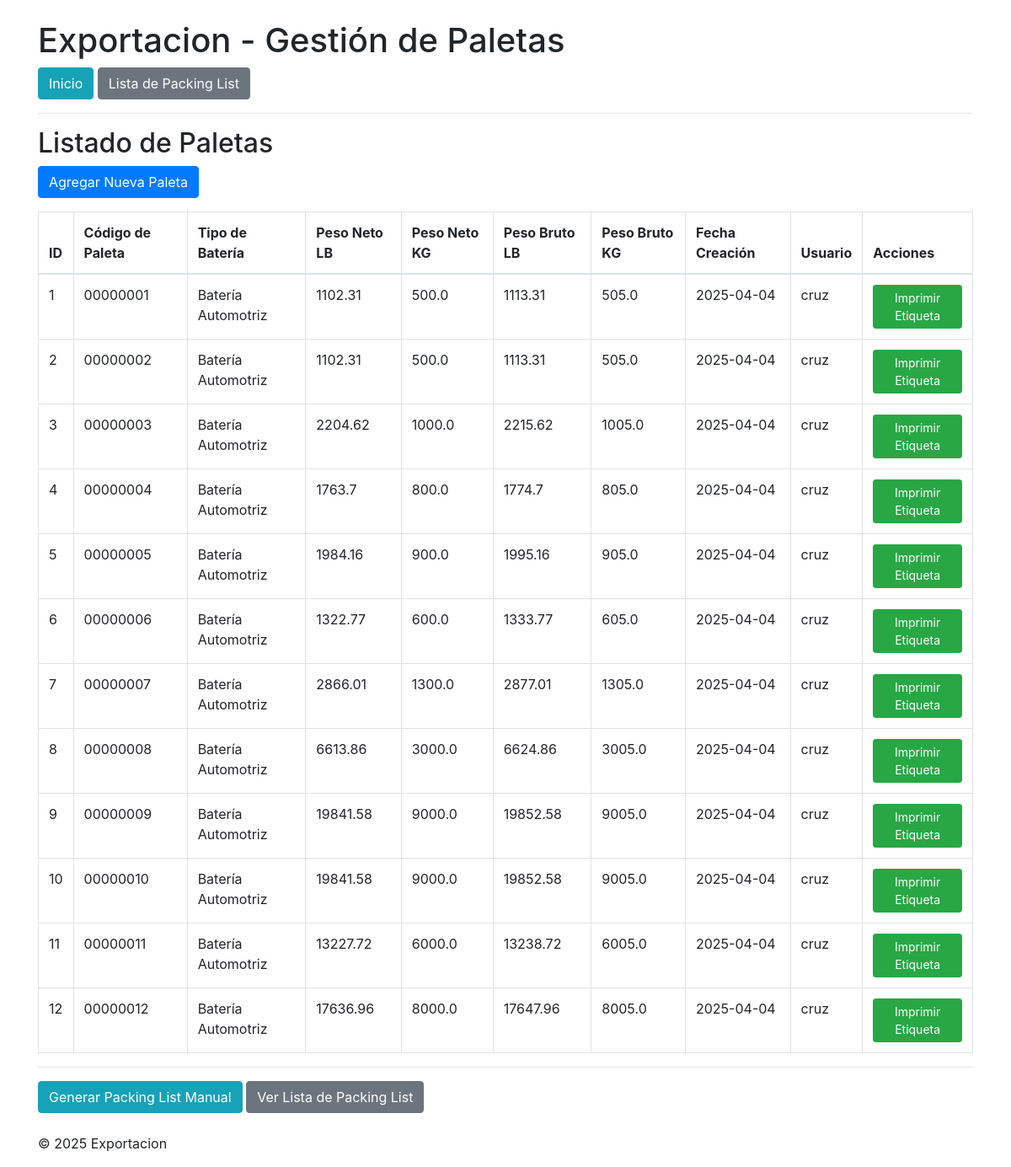
The page / on the database its author committed.
### paletas/models.py (models this page shows, shortened)
class Paleta(models.Model):
    TIPO_BATERIA = [
        ('BAU', 'Batería Automotriz'),
        ('B6V', 'Baterías 6 Voltios'),
    ]
    codigo_barra = models.CharField(max_length=8, unique=True, blank=True, null=True)
    tipo_bateria = models.CharField(max_length=3, choices=TIPO_BATERIA)
    peso_lb = models.FloatField(blank=True, null=True)
    peso_kg = models.FloatField(blank=True, null=True)
    fecha_creacion = models.DateTimeField(auto_now_add=True)
    usuario_creador = models.CharField(max_length=100)
    @property
    def peso_bruto_lb(self):
        return (self.peso_lb or 0) + PESO_PALLET_LB
    @property
    def peso_bruto_kg(self):
        return (self.peso_kg or 0) + PESO_PALLET_KG

### paletas/views.py (the view)
# urls.py: 2. Add a URL to urlpatterns:  path('', views.home, name='home')
def home(request):
    paletas = Paleta.objects.all()
    return render(request, 'paletas/home.html', {'paletas': paletas})

### paletas/templates/paletas/home.html (shortened to what this page needs)
{% extends "base.html" %}
{% block content %}
<h2>Listado de Paletas</h2>
<a href="{% url 'agregar_paleta' %}" class="btn btn-primary mb-3">Agregar Nueva Paleta</a>
<table class="table table-bordered">
    <thead>
        <tr>
            <th>ID</th>
            <th>Código de Paleta</th>
            <th>Tipo de Batería</th>
            <th>Peso Neto LB</th>
            <th>Peso Neto KG</th>
            <th>Peso Bruto LB</th>
            <th>Peso Bruto KG</th>
            <th>Fecha Creación</th>
            <th>Usuario</th>
            <th>Acciones</th>
        </tr>
    </thead>
    <tbody>
        {% for paleta in paletas %}
        <tr>
            <td>{{ paleta.id }}</td>
            <td>{{ paleta.codigo_barra }}</td>
            <td>{{ paleta.get_tipo_bateria_display }}</td>
            <td>{{ paleta.peso_lb }}</td>
            <td>{{ paleta.peso_kg }}</td>
            <td>{{ paleta.peso_bruto_lb }}</td>
            <td>{{ paleta.peso_bruto_kg }}</td>
            <td>{{ paleta.fecha_creacion|date:"Y-m-d" }}</td>
            <td>{{ paleta.usuario_creador }}</td>
            <td>
                <a href="{% url 'imprimir_etiqueta' paleta_id=paleta.id %}" class="btn btn-success btn-sm">Imprimir Etiqueta</a>
            </td>
        </tr>
        {% empty %}
        <tr>
            <td colspan="10">No hay paletas registradas.</td>
        </tr>
        {% endfor %}
    </tbody>
</table>
<hr>
<a href="{% url 'packing_list_manual' %}" class="btn btn-info">Generar Packing List Manual</a>
<a href="{% url 'lista_packing_list' %}" class="btn btn-secondary">Ver Lista de Packing List</a>
{% endblock %}

### paletas/templates/base.html (shortened to what this page needs)
<!DOCTYPE html>
<html lang="es">
<head>
    <link rel="stylesheet" href="https://stackpath.bootstrapcdn.com/bootstrap/4.5.2/css/bootstrap.min.css">
</head>
<body class="container mt-4">
    <header>
        <h1>Exportacion - Gestión de Paletas</h1>
        <nav>
            <a href="{% url 'home' %}" class="btn btn-info">Inicio</a>
            <a href="{% url 'lista_packing_list' %}" class="btn btn-secondary">Lista de Packing List</a>
        </nav>
        <hr>
    </header>
    {% block content %}{% endblock %}
    <footer class="mt-4">
        <p>&copy; 2025 Exportacion</p>
    </footer>
</body>
</html>

### rows shown on the page
Paleta: id "1", codigo_barra "00000001", tipo_bateria "Batería Automotriz", peso_lb "1102.31", peso_kg "500.0", peso_bruto_lb "1113.31", peso_bruto_kg "505.0", fecha_creacion "2025-04-04", usuario_creador "cruz"
Paleta: id "2", codigo_barra "00000002", tipo_bateria "Batería Automotriz", peso_lb "1102.31", peso_kg "500.0", peso_bruto_lb "1113.31", peso_bruto_kg "505.0", fecha_creacion "2025-04-04", usuario_creador "cruz"
Paleta: id "3", codigo_barra "00000003", tipo_bateria "Batería Automotriz", peso_lb "2204.62", peso_kg "1000.0", peso_bruto_lb "2215.62", peso_bruto_kg "1005.0", fecha_creacion "2025-04-04", usuario_creador "cruz"
Paleta: id "4", codigo_barra "00000004", tipo_bateria "Batería Automotriz", peso_lb "1763.7", peso_kg "800.0", peso_bruto_lb "1774.7", peso_bruto_kg "805.0", fecha_creacion "2025-04-04", usuario_creador "cruz"
Paleta: id "5", codigo_barra "00000005", tipo_bateria "Batería Automotriz", peso_lb "1984.16", peso_kg "900.0", peso_bruto_lb "1995.16", peso_bruto_kg "905.0", fecha_creacion "2025-04-04", usuario_creador "cruz"
Paleta: id "6", codigo_barra "00000006", tipo_bateria "Batería Automotriz", peso_lb "1322.77", peso_kg "600.0", peso_bruto_lb "1333.77", peso_bruto_kg "605.0", fecha_creacion "2025-04-04", usuario_creador "cruz"
Paleta: id "7", codigo_barra "00000007", tipo_bateria "Batería Automotriz", peso_lb "2866.01", peso_kg "1300.0", peso_bruto_lb "2877.01", peso_bruto_kg "1305.0", fecha_creacion "2025-04-04", usuario_creador "cruz"
Paleta: id "8", codigo_barra "00000008", tipo_bateria "Batería Automotriz", peso_lb "6613.86", peso_kg "3000.0", peso_bruto_lb "6624.86", peso_bruto_kg "3005.0", fecha_creacion "2025-04-04", usuario_creador "cruz"
Paleta: id "9", codigo_barra "00000009", tipo_bateria "Batería Automotriz", peso_lb "19841.58", peso_kg "9000.0", peso_bruto_lb "19852.58", peso_bruto_kg "9005.0", fecha_creacion "2025-04-04", usuario_creador "cruz"
Paleta: id "10", codigo_barra "00000010", tipo_bateria "Batería Automotriz", peso_lb "19841.58", peso_kg "9000.0", peso_bruto_lb "19852.58", peso_bruto_kg "9005.0", fecha_creacion "2025-04-04", usuario_creador "cruz"
Paleta: id "11", codigo_barra "00000011", tipo_bateria "Batería Automotriz", peso_lb "13227.72", peso_kg "6000.0", peso_bruto_lb "13238.72", peso_bruto_kg "6005.0", fecha_creacion "2025-04-04", usuario_creador "cruz"
Paleta: id "12", codigo_barra "00000012", tipo_bateria "Batería Automotriz", peso_lb "17636.96", peso_kg "8000.0", peso_bruto_lb "17647.96", peso_bruto_kg "8005.0", fecha_creacion "2025-04-04", usuario_creador "cruz"
